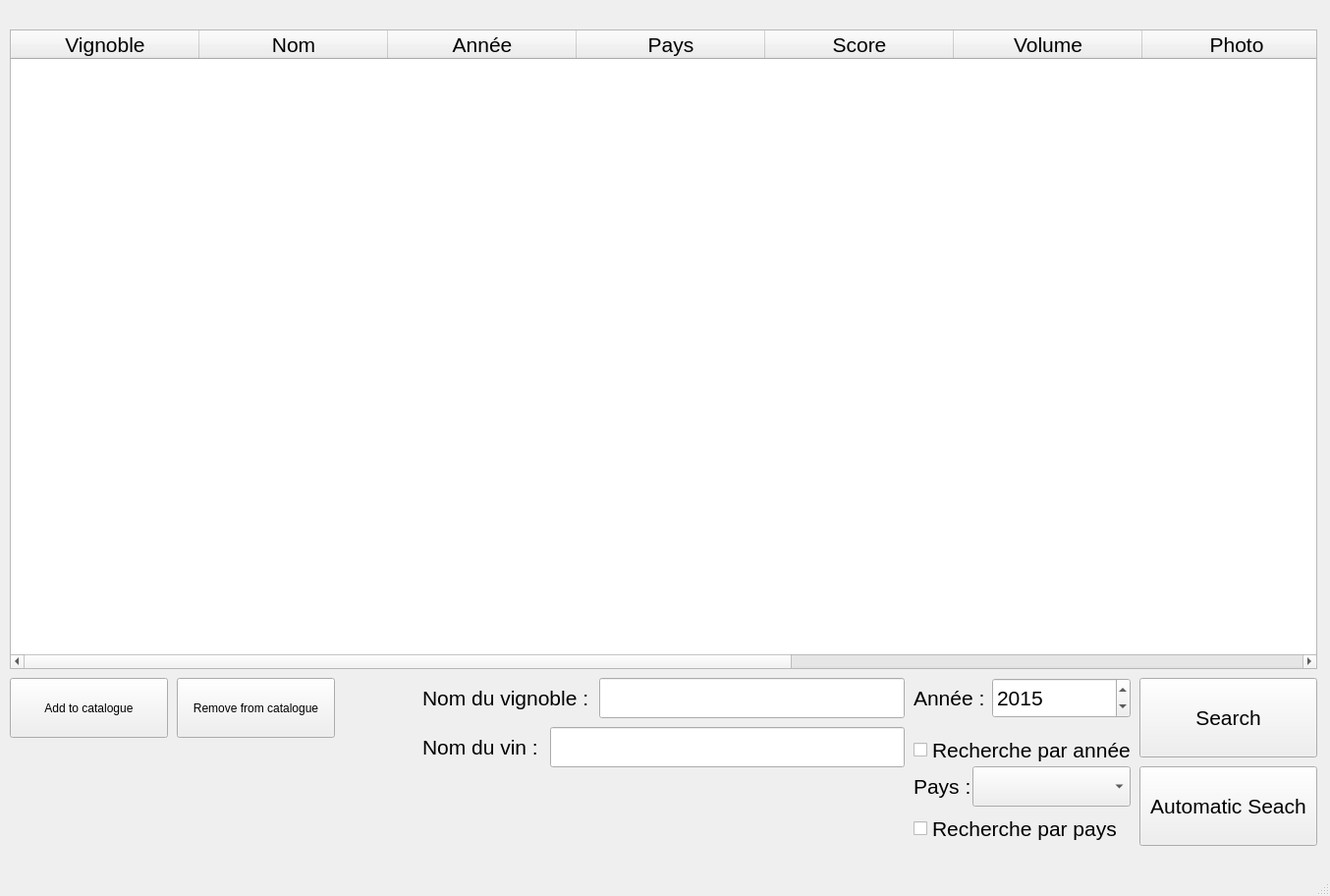
<?xml version="1.0" encoding="UTF-8"?>
<ui version="4.0">
 <class>WineSearcher</class>
 <widget class="QMainWindow" name="WineSearcher">
  <property name="geometry">
   <rect>
    <x>0</x>
    <y>0</y>
    <width>1354</width>
    <height>912</height>
   </rect>
  </property>
  <property name="windowTitle">
   <string>WineSearcher</string>
  </property>
  <widget class="QWidget" name="centralwidget">
   <widget class="QTableWidget" name="WineCatalogue">
    <property name="geometry">
     <rect>
      <x>10</x>
      <y>30</y>
      <width>1331</width>
      <height>651</height>
     </rect>
    </property>
    <property name="font">
     <font>
      <pointsize>16</pointsize>
     </font>
    </property>
    <property name="sortingEnabled">
     <bool>true</bool>
    </property>
    <attribute name="horizontalHeaderCascadingSectionResizes">
     <bool>false</bool>
    </attribute>
    <attribute name="horizontalHeaderMinimumSectionSize">
     <number>64</number>
    </attribute>
    <attribute name="horizontalHeaderDefaultSectionSize">
     <number>192</number>
    </attribute>
    <attribute name="horizontalHeaderShowSortIndicator" stdset="0">
     <bool>true</bool>
    </attribute>
    <attribute name="verticalHeaderCascadingSectionResizes">
     <bool>false</bool>
    </attribute>
    <attribute name="verticalHeaderShowSortIndicator" stdset="0">
     <bool>false</bool>
    </attribute>
    <attribute name="verticalHeaderStretchLastSection">
     <bool>false</bool>
    </attribute>
    <column>
     <property name="text">
      <string>Vignoble</string>
     </property>
    </column>
    <column>
     <property name="text">
      <string>Nom</string>
     </property>
    </column>
    <column>
     <property name="text">
      <string>Année</string>
     </property>
    </column>
    <column>
     <property name="text">
      <string>Pays</string>
     </property>
    </column>
    <column>
     <property name="text">
      <string>Score</string>
     </property>
    </column>
    <column>
     <property name="text">
      <string>Volume</string>
     </property>
    </column>
    <column>
     <property name="text">
      <string>Photo</string>
     </property>
    </column>
    <column>
     <property name="text">
      <string>ID</string>
     </property>
    </column>
    <column>
     <property name="text">
      <string>Prix</string>
     </property>
    </column>
    <column>
     <property name="text">
      <string>URL</string>
     </property>
    </column>
   </widget>
   <widget class="QLineEdit" name="WineSearchInput">
    <property name="geometry">
     <rect>
      <x>560</x>
      <y>740</y>
      <width>361</width>
      <height>41</height>
     </rect>
    </property>
   </widget>
   <widget class="QPushButton" name="CatalogSearchButton">
    <property name="geometry">
     <rect>
      <x>1160</x>
      <y>690</y>
      <width>181</width>
      <height>81</height>
     </rect>
    </property>
    <property name="font">
     <font>
      <pointsize>16</pointsize>
     </font>
    </property>
    <property name="text">
     <string>Search</string>
    </property>
   </widget>
   <widget class="QPushButton" name="AddButtonCatalog">
    <property name="geometry">
     <rect>
      <x>10</x>
      <y>690</y>
      <width>161</width>
      <height>61</height>
     </rect>
    </property>
    <property name="text">
     <string>Add to catalogue</string>
    </property>
   </widget>
   <widget class="QPushButton" name="RemoveButtonCatalog">
    <property name="geometry">
     <rect>
      <x>180</x>
      <y>690</y>
      <width>161</width>
      <height>61</height>
     </rect>
    </property>
    <property name="text">
     <string>Remove from catalogue</string>
    </property>
   </widget>
   <widget class="QPushButton" name="AutoSearchButton">
    <property name="geometry">
     <rect>
      <x>1160</x>
      <y>780</y>
      <width>181</width>
      <height>81</height>
     </rect>
    </property>
    <property name="font">
     <font>
      <pointsize>16</pointsize>
     </font>
    </property>
    <property name="text">
     <string>Automatic Seach</string>
    </property>
   </widget>
   <widget class="QLabel" name="label">
    <property name="geometry">
     <rect>
      <x>430</x>
      <y>740</y>
      <width>121</width>
      <height>41</height>
     </rect>
    </property>
    <property name="font">
     <font>
      <pointsize>16</pointsize>
     </font>
    </property>
    <property name="text">
     <string>Nom du vin :</string>
    </property>
   </widget>
   <widget class="QLineEdit" name="WinerySearchInput">
    <property name="geometry">
     <rect>
      <x>610</x>
      <y>690</y>
      <width>311</width>
      <height>41</height>
     </rect>
    </property>
    <property name="text">
     <string/>
    </property>
   </widget>
   <widget class="QLabel" name="label_2">
    <property name="geometry">
     <rect>
      <x>430</x>
      <y>690</y>
      <width>211</width>
      <height>41</height>
     </rect>
    </property>
    <property name="font">
     <font>
      <pointsize>16</pointsize>
     </font>
    </property>
    <property name="text">
     <string>Nom du vignoble :</string>
    </property>
   </widget>
   <widget class="QLabel" name="label_3">
    <property name="geometry">
     <rect>
      <x>930</x>
      <y>690</y>
      <width>81</width>
      <height>41</height>
     </rect>
    </property>
    <property name="font">
     <font>
      <pointsize>16</pointsize>
     </font>
    </property>
    <property name="text">
     <string>Année : </string>
    </property>
   </widget>
   <widget class="QSpinBox" name="YearSearchInput">
    <property name="geometry">
     <rect>
      <x>1010</x>
      <y>690</y>
      <width>141</width>
      <height>41</height>
     </rect>
    </property>
    <property name="font">
     <font>
      <pointsize>16</pointsize>
     </font>
    </property>
    <property name="minimum">
     <number>1900</number>
    </property>
    <property name="maximum">
     <number>2050</number>
    </property>
    <property name="value">
     <number>2015</number>
    </property>
   </widget>
   <widget class="QCheckBox" name="SearchYearCheckBox">
    <property name="geometry">
     <rect>
      <x>930</x>
      <y>750</y>
      <width>231</width>
      <height>26</height>
     </rect>
    </property>
    <property name="font">
     <font>
      <pointsize>16</pointsize>
     </font>
    </property>
    <property name="text">
     <string>Recherche par année</string>
    </property>
    <property name="iconSize">
     <size>
      <width>16</width>
      <height>16</height>
     </size>
    </property>
    <property name="checked">
     <bool>false</bool>
    </property>
    <property name="autoRepeat">
     <bool>false</bool>
    </property>
   </widget>
   <widget class="QCheckBox" name="SearchCountryCheckBox">
    <property name="geometry">
     <rect>
      <x>930</x>
      <y>830</y>
      <width>231</width>
      <height>26</height>
     </rect>
    </property>
    <property name="font">
     <font>
      <pointsize>16</pointsize>
     </font>
    </property>
    <property name="text">
     <string>Recherche par pays</string>
    </property>
    <property name="iconSize">
     <size>
      <width>16</width>
      <height>16</height>
     </size>
    </property>
    <property name="checked">
     <bool>false</bool>
    </property>
    <property name="autoRepeat">
     <bool>false</bool>
    </property>
   </widget>
   <widget class="QLabel" name="label_4">
    <property name="geometry">
     <rect>
      <x>930</x>
      <y>780</y>
      <width>81</width>
      <height>41</height>
     </rect>
    </property>
    <property name="font">
     <font>
      <pointsize>16</pointsize>
     </font>
    </property>
    <property name="text">
     <string>Pays :</string>
    </property>
   </widget>
   <widget class="QComboBox" name="CountrySearchCombo">
    <property name="geometry">
     <rect>
      <x>990</x>
      <y>780</y>
      <width>161</width>
      <height>41</height>
     </rect>
    </property>
    <property name="font">
     <font>
      <pointsize>16</pointsize>
     </font>
    </property>
   </widget>
  </widget>
  <widget class="QMenuBar" name="menubar">
   <property name="geometry">
    <rect>
     <x>0</x>
     <y>0</y>
     <width>1354</width>
     <height>27</height>
    </rect>
   </property>
  </widget>
  <widget class="QStatusBar" name="statusbar"/>
 </widget>
 <resources/>
 <connections/>
</ui>
